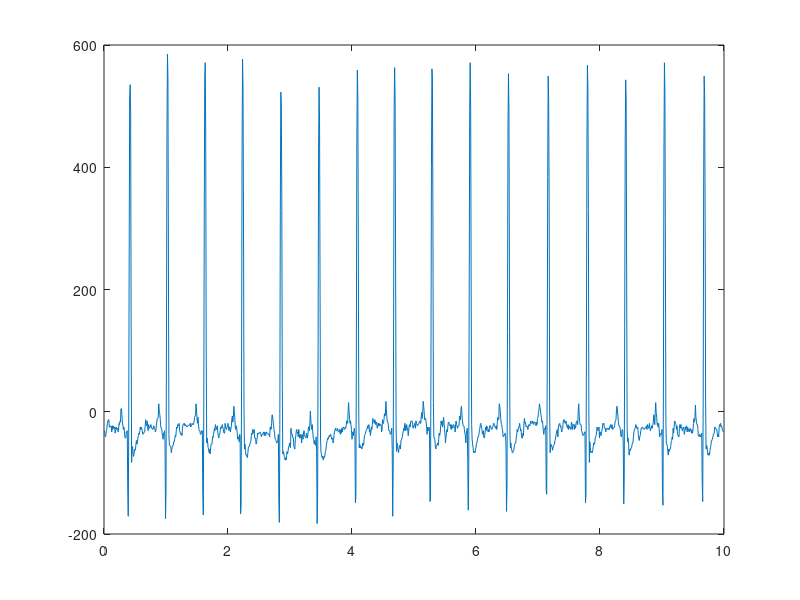

Here is the MATLAB script that generated this plot: (Note: this script raises an error after producing the figure.)
x = load('ECGs/NSR/16265m.mat');

% Record nsrdb/16265
% Notes
% =====
%  32 M
% =====
% 
% Starting time: [08:04:00.000]
% Length: 25:27:28.000 (11730944 sample intervals)
% Sampling frequency: 128 Hz
% 2 signals
% Group 0, Signal 0:
%  File: 16265.dat
%  Description: ECG1
%  Gain: uncalibrated; assume 200 adu/mV
%  Initial value: -33
%  Storage format: 212
%  I/O: can be unbuffered
%  ADC resolution: 12 bits
%  ADC zero: 0
%  Baseline: 0
%  Checksum: 15756
% Group 0, Signal 1:
%  File: 16265.dat
%  Description: ECG2
%  Gain: uncalibrated; assume 200 adu/mV
%  Initial value: -65
%  Storage format: 212
%  I/O: can be unbuffered
%  ADC resolution: 12 bits
%  ADC zero: 0
%  Baseline: 0
%  Checksum: -21174

data = x.val;
ecg1 = data(1, :);  % first ecg in x
ecg2 = data(2, :);  % second ecg in x
N = length(ecg1);
Fs = 128;   % sampling frequency

t = (0:(N-1))' ./ Fs;   % time axis for plotting

figure;
plot(t, ecg1);

[imfs1emd, residue1emd] = emd(ecg1);
[imfs1eemd, residue1eemd] = eemd(ecg1, 200, 0.2, 3);

[imfs2emd, residue2emd] = emd(ecg2);
[imfs2eemd, residue2eemd] = eemd(ecg2, 200, 0.2, 3);

figure; % plot 1
for k = 1:3
    subplot(4,1,k);
    plot(t, imfs1emd(:,k), 'LineWidth', 1);
    ylabel(sprintf('IMF %d', k));
    grid on;
    if k == 1
        title('Using EMD for 16265-1');
    end
end
% 4th (bottom) row: plot the residual/trend
subplot(4,1,4);
plot(t, residue1emd, 'LineWidth', 1);
ylabel('Residue');
xlabel('Time (s)');
grid on;


figure; % plot 2
for k = 1:3
    subplot(4,1,k);
    plot(t, imfs1eemd(:,k), 'LineWidth', 1);
    ylabel(sprintf('IMF %d', k));
    grid on;
    if k == 1
        title('Using EEMD for 16265-1');
    end
end
% 4th (bottom) row: plot the residual/trend
subplot(4,1,4);
plot(t, residue1eemd, 'LineWidth', 1);
ylabel('Residue');
xlabel('Time (s)');
grid on;

figure; % plot 3
for k = 1:3
    subplot(4,1,k);
    plot(t, imfs2emd(:,k), 'LineWidth', 1);
    ylabel(sprintf('IMF %d', k));
    grid on;
    if k == 1
        title('Using EMD for 16265-2');
    end
end
% 4th (bottom) row: plot the residual/trend
subplot(4,1,4);
plot(t, residue2emd, 'LineWidth', 1);
ylabel('Residue');
xlabel('Time (s)');
grid on;


figure; % plot 4
for k = 1:3
    subplot(4,1,k);
    plot(t, imfs2eemd(:,k), 'LineWidth', 1);
    ylabel(sprintf('IMF %d', k));
    grid on;
    if k == 1
        title('Using EEMD for 16265-2');
    end
end
% 4th (bottom) row: plot the residual/trend
subplot(4,1,4);
plot(t, residue2eemd, 'LineWidth', 1);
ylabel('Residue');
xlabel('Time (s)');
grid on;